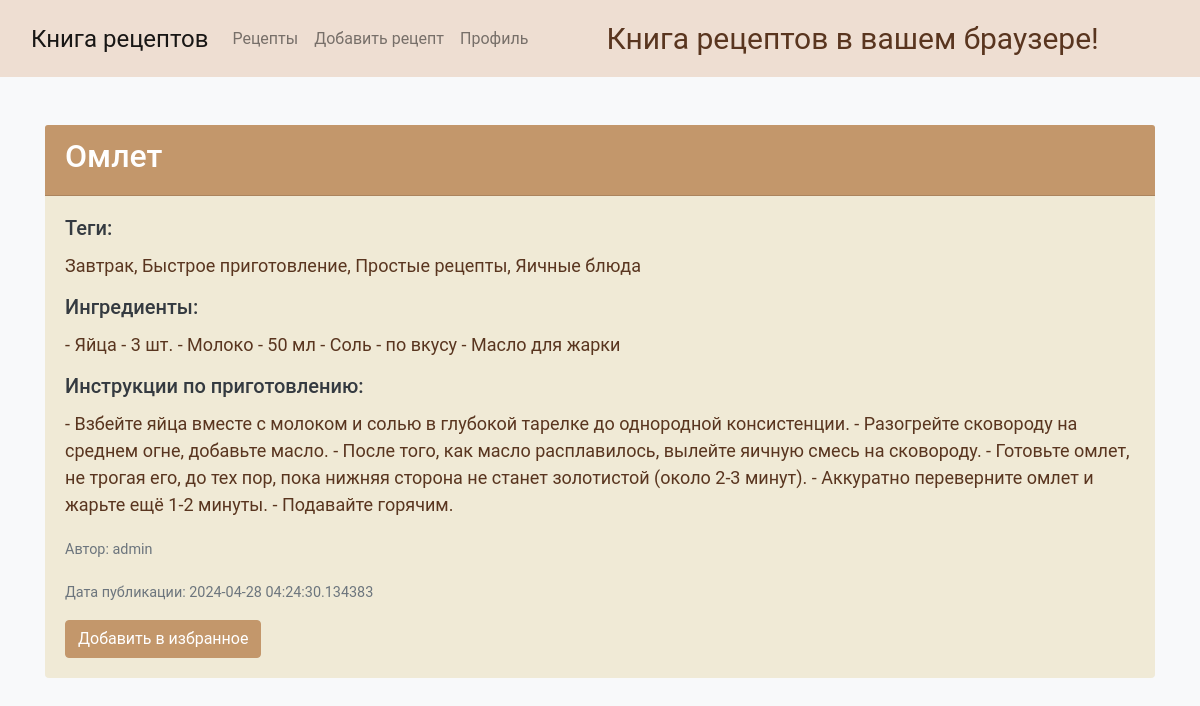
/recipe/1, run on the app's committed database.
### main.py (models this page shows, shortened)
class Recipe(db.Model):
    id = db.Column(db.Integer, primary_key=True)
    name = db.Column(db.String(100), nullable=False)
    tags = db.Column(db.String(100), nullable=False)
    ingredients = db.Column(db.Text, nullable=False)
    instructions = db.Column(db.Text, nullable=False)
    author_id = db.Column(db.Integer, db.ForeignKey('user.id'), nullable=False)
    created_at = db.Column(db.DateTime, default=datetime.utcnow)
    favorites = db.relationship('Favorite', backref='recipe', lazy=True)

class User(UserMixin, db.Model):
    id = db.Column(db.Integer, primary_key=True)
    username = db.Column(db.String(80), unique=True, nullable=False)
    password_hash = db.Column(db.String(120), nullable=False)
    registration_date = db.Column(db.DateTime, default=datetime.utcnow)
    favorites = db.relationship('Favorite', backref='user', lazy=True)

### main.py (the view)
@app.route('/recipe/<int:id>')
def recipe(id):
    recipe = Recipe.query.get(id)
    user = User.query.get(recipe.author_id)
    is_favorite = Favorite.query.filter_by(user_id=current_user.id, recipe_id=id).first() is not None if current_user.is_authenticated else False
    return render_template('recipe.html', recipe=recipe, author_username=user.username, is_favorite=is_favorite)

### templates/recipe.html (shortened to what this page needs)
<!DOCTYPE html>
<html lang="en">
<head>
    <link rel="stylesheet" href="https://stackpath.bootstrapcdn.com/bootstrap/4.5.2/css/bootstrap.min.css">
</head>
<body>
    <nav class="navbar navbar-expand-lg navbar-light" style="background-color: #eeded2">
  <div class="container-fluid">
    <a class="navbar-brand" href="/">Книга рецептов</a>
    <div class="collapse navbar-collapse" id="navbarText">
      <ul class="navbar-nav me-auto mb-2 mb-lg-0">
        <li class="nav-item">
          <a class="nav-link " aria-current="page" href="/recipes">Рецепты</a>
        </li>
          <li class="nav-item">
          <a class="nav-link" href="/add-recipe">Добавить рецепт</a>
        </li>
        <li class="nav-item">
          <a class="nav-link" href="/profile">Профиль</a>
        </li>
      </ul>
      <span class="navbar-text mx-auto" style="color: #59351F; font-size: 30px;">
        Книга рецептов в вашем браузере!
      </span>
    </div>
  </div>
</nav>
    <div class="container mt-5">
        <div class="card">
            <div class="card-header">
                <h2>{{ recipe.name }}</h2>
            </div>
            <div class="card-body">
                <h5 class="card-title">Теги:</h5>
                <p class="card-text">{{ recipe.tags }}</p>
                <h5 class="card-title">Ингредиенты:</h5>
                <p class="card-text">{{ recipe.ingredients }}</p>
                <h5 class="card-title">Инструкции по приготовлению:</h5>
                <p class="card-text">{{ recipe.instructions }}</p>
                <p class="card-text"><small class="text-muted">Автор: {{ author_username }}</small></p>
                <p class="card-text"><small class="text-muted">Дата публикации: {{ recipe.created_at }}</small></p>
    <form action="/add-to-favorites/{{ recipe.id }}" method="post">
    {% if is_favorite %}
        <button type="button" class="btn btn-primary" disabled>Уже в избранном</button>
    {% else %}
        <button type="submit" class="btn btn-primary">Добавить в избранное</button>
    {% endif %}
</form>
            </div>
        </div>
    </div>
</body>
</html>

### templates/recipe.html (style rules this page uses)
body { background-color: #f8f9fa; color: #343a40; }
.navbar { background-color: #c3976b; }
.card { border: none; background-color: #f0ead6; }
.card-header, .card-footer { background-color: #c3976b; color: #fff; }
.btn-primary { background-color: #c3976b; border-color: #c3976b; }
body { background-color: #f8f9fa; font-family: 'Roboto', sans-serif; }
.navbar-brand { color: #59351F; font-size: 24px; }
.navbar-nav .nav-link { color: #59351F; }
.navbar-text { font-size: 24px; }
p { font-size: 18px; color: #59351F; }

### data on the page
Recipe: name "Омлет", tags "Завтрак, Быстрое приготовление, Простые рецепты, Яичные блюда", ingredients "- Яйца - 3 шт. - Молоко - 50 мл - Соль - по вкусу - Масло для жарки", instructions "- Взбейте яйца вместе с молоком и солью в глубокой тарелке до однородной консистенции. - Разогрейте сковороду на среднем огне, добавьте масло. - После того, как масло расплавилось, вылейте яичную смесь на сковороду. - Готовьте омлет, не трогая его, до тех пор, пока нижняя сторона не станет золотистой (около 2-3 минут). - Аккуратно переверните омлет и жарьте ещё 1-2 минуты. - Подавайте горячим.", created_at "2024-04-28 04:24:30.134383"
User: username "admin"
